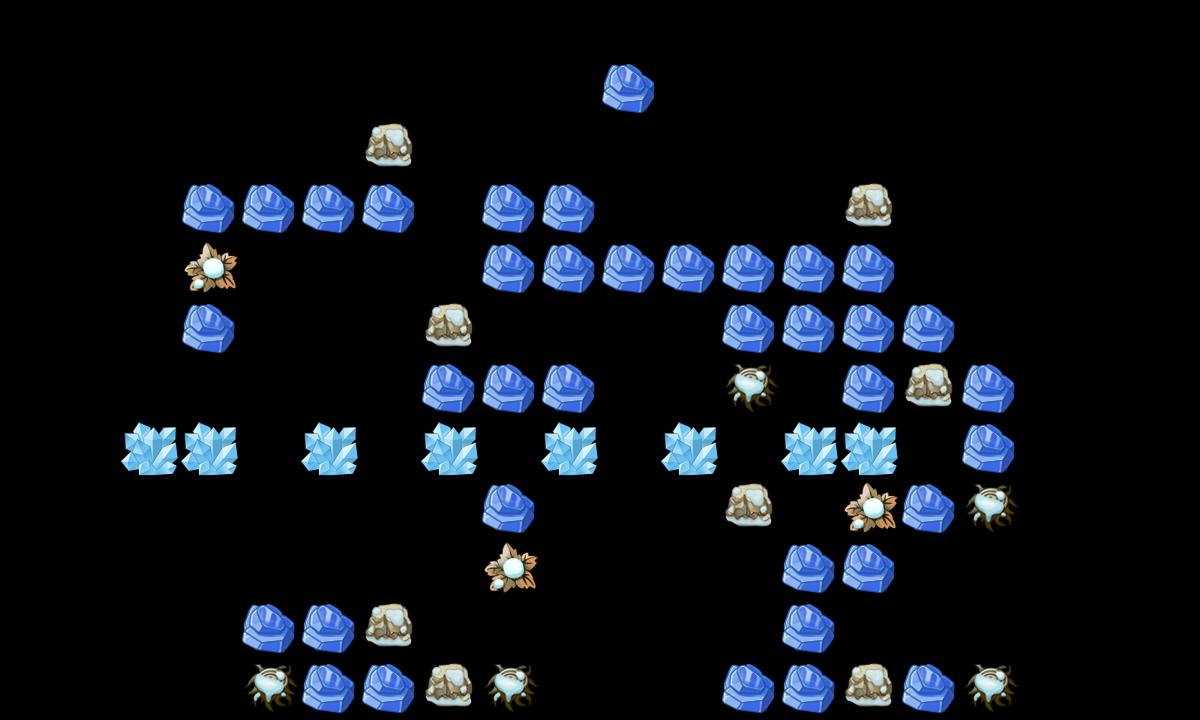

A 2D game scene composited from a Tiled map and its tileset images. What follows is a short description and the map's XML, with each tile layer's data collapsed to a summary:
An orthogonal 20x12 tile map with 60x60 px tiles, 2 tile layers (canDes, cannotDes) and 22 objects (re3, re1, re2, tankpoint, re4, ...).

<map version="1.0" orientation="orthogonal" width="20" height="12" tilewidth="60" tileheight="60">
 <tileset firstgid="1" name="tmw_desert_spacing" tilewidth="60" tileheight="60">
  <image source="tmw_desert_spacing.png" width="480" height="300" />
  <tile id="30">
   <properties>
    <property name="canDes" value="1" />
   </properties>
  </tile>
 </tileset>
 <layer name="canDes" width="20" height="12">
  <data>[240 cells, 53 non-empty, 4 distinct tile ids]</data>
 </layer>
 <layer name="cannotDes" width="20" height="12">
  <data>[240 cells, 8 non-empty, 1 distinct tile ids]</data>
 </layer>
 <objectgroup name="spawnPoints" width="20" height="12">
  <object name="re3" x="241" y="61" width="60" height="60" />
  <object name="re1" x="780" y="60" width="60" height="60" />
  <object name="re2" x="420" y="60" width="60" height="60" />
  <object name="tankpoint" x="601" y="597" width="60" height="60" />
  <object name="re4" x="240" y="480" width="60" height="60" />
  <object name="re5" x="900" y="120" width="60" height="60" />
  <object name="re6" x="302" y="298" width="60" height="60" />
  <object name="re7" x="660" y="120" width="60" height="60" />
 </objectgroup>
 <objectgroup name="roadPoints" width="20" height="12" visible="0">
  <object name="p1" x="182" y="360" width="60" height="60" />
  <object name="p2" x="420" y="360" width="60" height="60" />
  <object name="p3" x="420" y="540" width="60" height="60" />
  <object name="p4" x="1020" y="540" width="60" height="60" />
 </objectgroup>
 <objectgroup name="bossPoint" width="20" height="12" visible="0">
  <object name="boss1" x="240" y="60" width="60" height="60" />
 </objectgroup>
 <objectgroup name="buildingPoint" width="20" height="12" visible="0">
  <object name="building1" x="240" y="60" width="60" height="60" />
 </objectgroup>
 <objectgroup name="endPoint" width="20" height="12">
  <object name="endpoint" x="600" y="480" width="60" height="60" />
 </objectgroup>
 <objectgroup name="morePoint" width="20" height="12">
  <object name="morepoint" x="360" y="480" width="60" height="60" />
 </objectgroup>
 <objectgroup name="minePoint" width="20" height="12">
  <object name="mine1" x="660" y="540" width="60" height="60" />
  <object name="mine2" x="420" y="540" width="60" height="60" />
  <object name="mine3" x="600" y="360" width="60" height="60" />
  <object name="mine4" x="720" y="180" width="60" height="60" />
  <object name="mine5" x="300" y="120" width="60" height="60" />
  <object name="mine6" x="900" y="540" width="60" height="60" />
 </objectgroup>
</map>